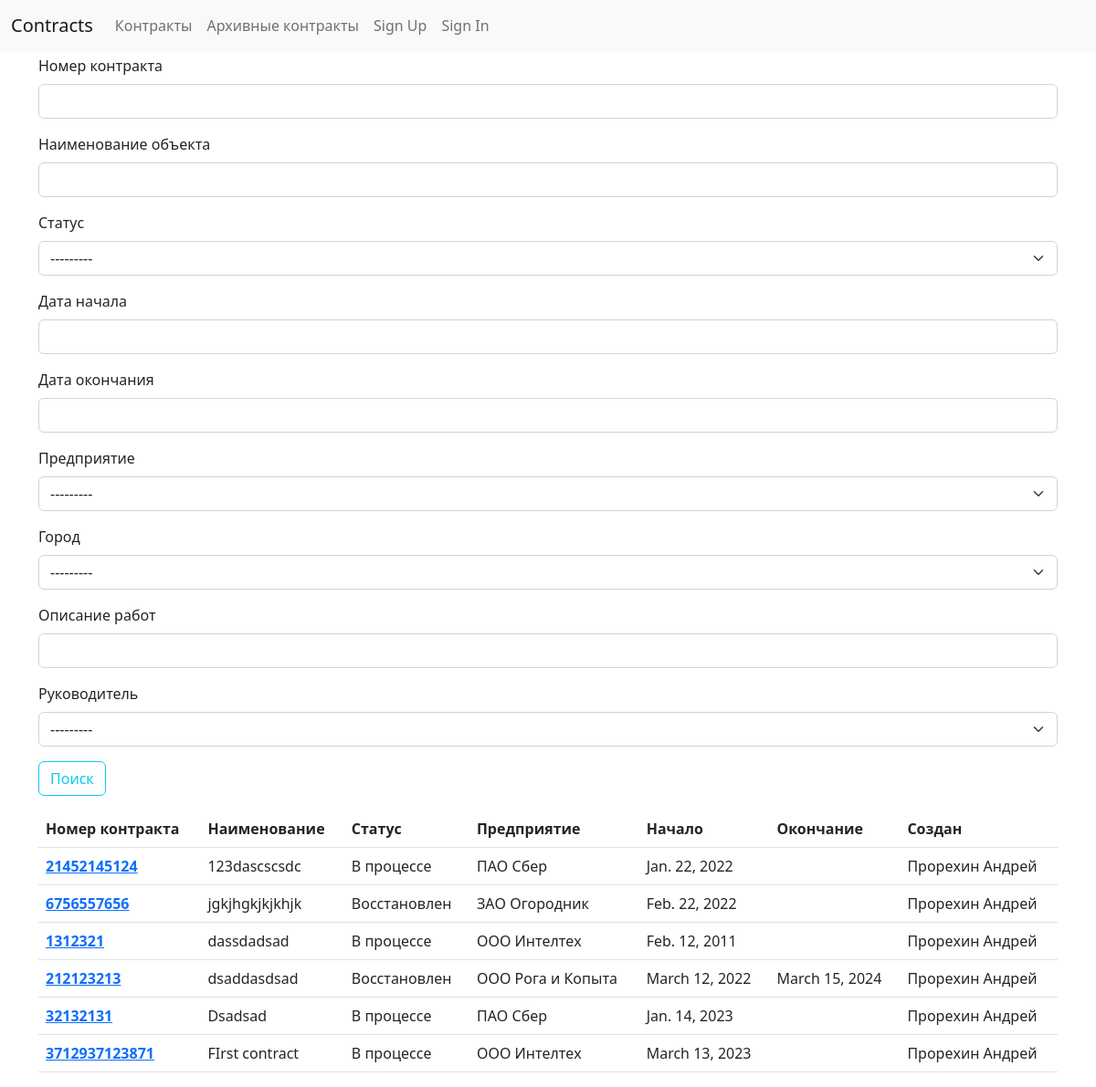
Before: /contracts/ with the older database file.
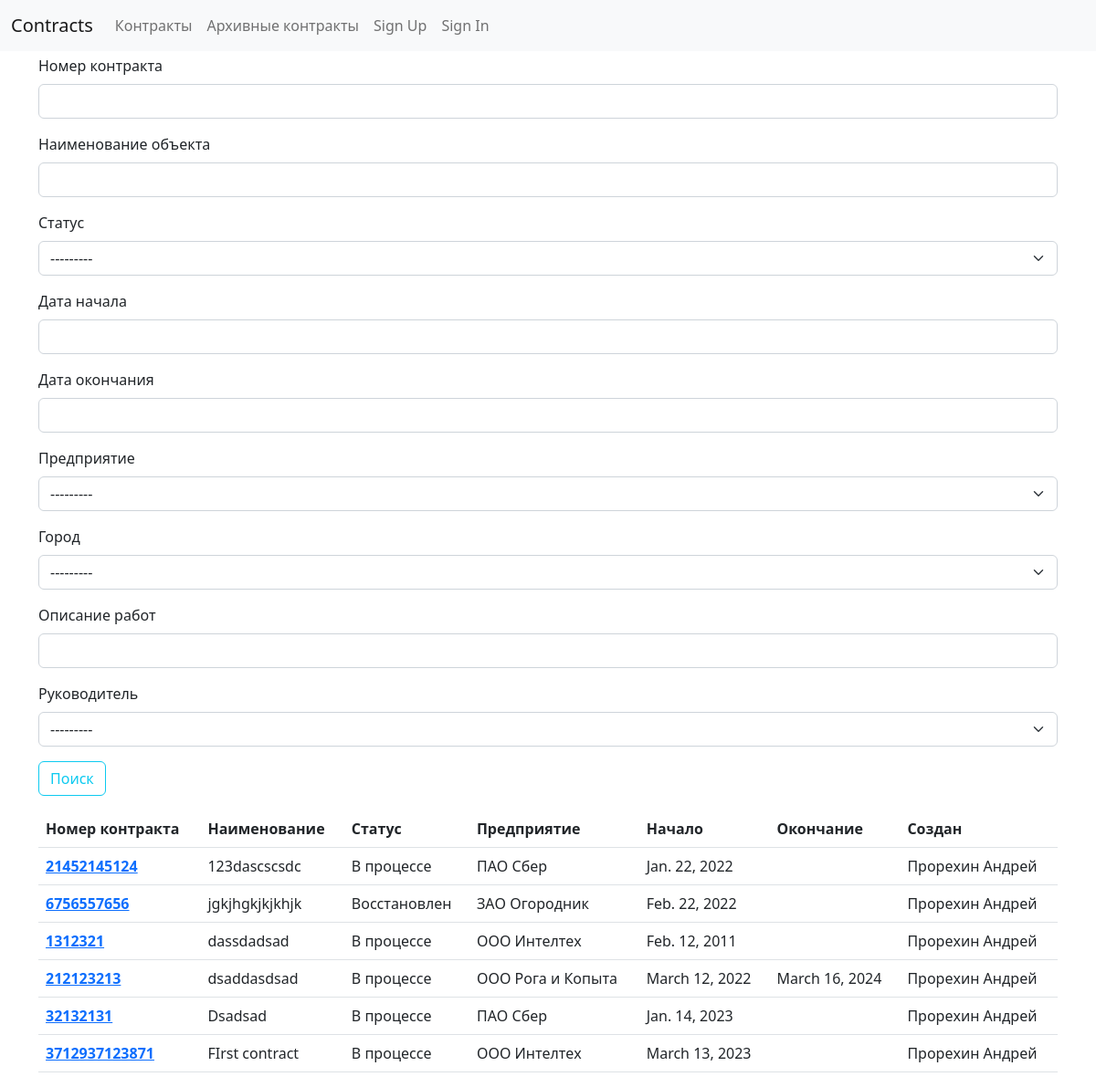
After: the same page with the newer database file.
### contracts/users/models.py (models this page shows, shortened)
class Contract(models.Model):
    STATES = [
        ("in_process", "В процессе"),
        ("restored", "Восстановлен"),
        ("contract_organization", "Организация контракта"),
        ("complete", "Завершен"),
        ("arhive", "Архив"),
    ]
    number = models.BigIntegerField("Номер контракта")
    object = models.CharField("Наименование объекта", max_length=150)
    state = models.CharField(
        "Статус", max_length=50, choices=STATES, default="in_process", blank=True
    )
    company = models.ForeignKey(
        Company, on_delete=models.CASCADE, verbose_name="Предприятие", blank=True
    )
    town = models.ForeignKey(
        Town, on_delete=models.CASCADE, verbose_name="Город", blank=True
    )
    description = models.TextField("Описание работ")
    start = models.DateField("Дата начала работ", blank=True, null=True)
    end = models.DateField("Плановая дата окончания работ", blank=True, null=True)
    creator = models.ForeignKey(
        User,
        verbose_name="Создатель",
        on_delete=models.PROTECT,
        null=True,
        blank=True,
        related_name="created_contracts",
        editable=False,
    )
    gip = models.ForeignKey(
        User,
        verbose_name="Руководитель",
        on_delete=models.PROTECT,
        blank=True,
        null=True,
        related_name="gip_contracts",
    )
    users = models.ManyToManyField(
        User,
        blank=True,
        null=True,
        verbose_name="Пользователи",
        related_name="contracts",
    )
    ada = models.BooleanField(default=False)
    mpe = models.BooleanField(default=False)
    mpm = models.BooleanField(default=False)
    class Meta:
        verbose_name_plural = _("Контракты")
        verbose_name = _("Контракт")

class Company(models.Model):
    name = models.CharField("Наименование", max_length=50, unique=True)
    class Meta:
        verbose_name_plural = _("Компании")
        verbose_name = _("Компания")
    def __str__(self) -> str:
        return self.name

class User(AbstractUser):
    name = models.CharField(_("Name of User"), blank=True, max_length=255)
    first_name = None  # type: ignore[assignment]
    last_name = None  # type: ignore[assignment]
    supervisor = models.BooleanField("Руководитель", default=False)
    it_staff = models.BooleanField("IT персонал", default=False)
    def __str__(self) -> str:
        return self.name or super().__str__()

### contracts/users/contract_views.py (the view)
# urls.py: path("", ContractListView.as_view(), name="contract-list"),
class ContractListView(MainContractListView):
    def get_queryset(self) -> QuerySet[Any]:
        self.form = ContarctFilterForm(self.request.GET)
        qs = super().get_queryset().exclude(state="arhive")
        state = self.request.GET.get("state", None)
        if state:
            qs = qs.filter(state=state)
        return qs

### contracts/users/forms.py
class ContarctFilterForm(ArhiveContarctFilterForm):
    class Meta:
        model = Contract
        fields = [
            "number",
            "object",
            "state",
            "start",
            "end",
            "company",
            "town",
            "description",
            "gip",
        ]

### contracts/users/context_processors.py (called while the page is built)
def allauth_settings(request):
    return {
        "ACCOUNT_ALLOW_REGISTRATION": settings.ACCOUNT_ALLOW_REGISTRATION,
    }

### contracts/users/contract_views.py (called while the page is built)
    def get_context_data(self, **kwargs):
        context = super(MainContractListView, self).get_context_data(**kwargs)
        context["form"] = self.form
        return context

### contracts/users/models.py (called while the page is built)
    def __str__(self) -> str:
        return self.name

### contracts/templates/users/contract_list.html (shortened to what this page needs)
{% extends "base.html" %}
{% load crispy_forms_tags %}
{% block content %}
<form>
    <fieldset class="form-group">
        {{ form|crispy }}
    </fieldset>
    <div class="form-group">
        <button class="btn btn-outline-info" type="submit">Поиск</button>
    </div>
</form>
<table class="table mt-3">
    <thead>
      <tr>
        <th scope="col">Номер контракта</th>
        <th scope="col">Наименование</th>
        <th scope="col">Статус</th>
        <th scope="col">Предприятие</th>
        <th scope="col">Начало</th>
        <th scope="col">Окончание</th>
        <th scope="col">Создан</th>
      </tr>
    </thead>
    <tbody>
        {% for contract in contracts %}
          <tr>
            <th scope="row">
                <a href="{% url 'contracts:contract-detail' contract.id %}">{{contract.number}}</a>
            </th>
            <td>{{contract.object}}</td>
            <td>{{contract.get_state_display}}</td>
            <td>{{contract.company}}</td>
            <td>{{contract.start}}</td>
            <td>{% if contract.end %}{{contract.end}}{% endif %}</td>
            <td>{{contract.creator}}</td>
          </tr>
        {% endfor %}
    </tbody>
  </table>
{% endblock content %}

Changed rows visible on the page:
changed Contract "dsaddasdsad": state "Восстановлен" → "В процессе"; end "March 15, 2024" → "March 16, 2024"
